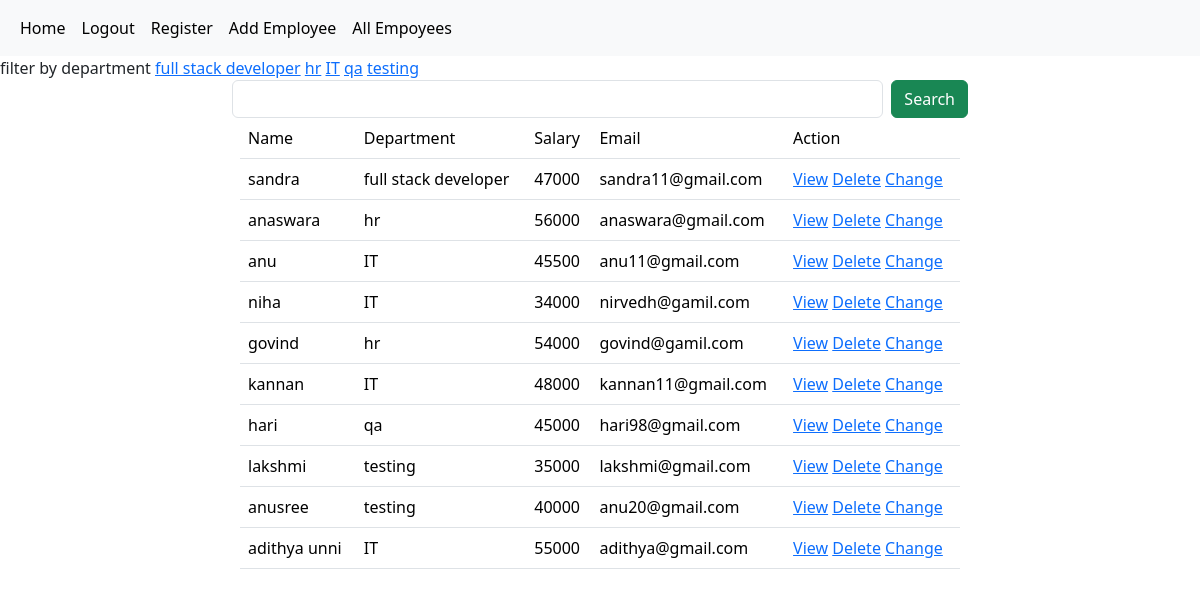
/employees/all (signed in), run on the app's committed database.
### crm/models.py (models this page shows, shortened)
class Employees(models.Model):
    name=models.CharField(max_length=200)
    department=models.CharField(max_length=200)
    salary=models.PositiveIntegerField()
    email=models.EmailField(unique=True)
    dob=models.DateField(null=True,blank=True)
    age=models.PositiveIntegerField()
    contact=models.CharField(max_length=12,null=True)
    profile_pic=models.ImageField(upload_to="images",null=True,blank=True)

### crm/views.py (the view, shortened to what this page needs)
# urls.py: path('employees/all',views.EmployeeListView.as_view(),name="emp-all"),
@method_decorator(signin_required,name="dispatch")
class EmployeeListView(View):
    def get(self,request,*args,**kwargs):
         qs=Employees.objects.all()
         departments=Employees.objects.all().values_list("department",flat=True).distinct()
         print(departments)
         if "department" in request.GET:
            dept=request.GET.get("department")
            qs=qs.filter(department__iexact=dept)
         return render(request,"emp_all.html",{"data":qs,"departments":departments})

### crm/views.py (called while the page is built)
def signin_required(fn):
   def wrapper(request,*args,**kwargs):
      if not request.user.is_authenticated:
         messages.error(request,"invalid session")
         return redirect("signin")
      else:
         return fn(request,*args,**kwargs)
   return wrapper

### crm/templates/emp_all.html (shortened to what this page needs)
{%extends 'base.html'%}
{%block body_block%}
<div>
    filter by department
    {%for dep in departments%}
    <a href="{%url 'emp-all'%}?department={{dep}}">{{dep}}</a>
    {%endfor%}
</div>
</div><div class="container">
    <div class="row">
        <div class="col-2"></div>
        <div class="col-8">
            <form action="" method="post">
                <div class="d-flex">
                    <input type="text" name="box" class="form-control me-2">
                    <button type="submit" class="btn btn-success">Search</button>
                </div>
            </form>
        </div>
        <div class="col-2"></div>
    </div>
<div class="container">
    <div class="row">
        <div class="col-2"></div>
        <div class="col-8">
            <table class="table table-hover">
                <tr>
                    <td>Name</td>
                    <td>Department</td>
                    <td>Salary</td>
                    <td>Email</td>
                    <td>Action</td>
                </tr>
                {%for emp in data%}
                <tr>
                    <td>{{emp.name}}</td>
                    <td>{{emp.department}}</td>
                    <td>{{emp.salary}}</td>
                    <td>{{emp.email}}</td>
                    <td>
                        <a href="{%url 'emp-detail' emp.id%}">View</a>
                        <a href="{%url 'emp-delete' emp.id%}">Delete</a>
                        <a href="{%url 'emp-change' emp.id%}">Change</a>
                    </td>
                </tr>
                {%endfor%}
            </table>
        </div>
        <div class="col-2"></div>
    </div>
</div>
{%endblock%}

### crm/templates/base.html (shortened to what this page needs)
<!DOCTYPE html>
<html lang="en">
<head>
    <link href="https://cdn.jsdelivr.net/npm/bootstrap@5.3.2/dist/css/bootstrap.min.css" rel="stylesheet">
</head>
<body>
<nav class="navbar navbar-expand-lg bg-body-tertiary" style="background-color: #e3f2fd;">
        <div class="container-fluid">
          <div class="collapse navbar-collapse" id="navbarSupportedContent">
            <ul class="navbar-nav me-auto mb-2 mb-lg-0">
              <li class="nav-item">
                <a class="nav-link active" aria-current="page" href="#">Home</a>
              </li>
              <li class="nav-item">
                <a class="nav-link active" aria-current="page" href="{%url 'signout'%}">Logout</a>
              </li>
              <li class="nav-item">
                <a class="nav-link active" aria-current="page" href="{%url 'register'%}">Register</a>
              </li>
              <li class="nav-item">
                <a class="nav-link active" aria-current="page" href="{%url 'emp-add'%}">Add Employee</a>
              </li>
              <li class="nav-item">
                <a class="nav-link active" aria-current="page" href="{%url 'emp-all'%}">All Empoyees</a>
              </li>
            </ul>
          </div>
        </div>
      </nav>
      {%block body_block%}
      {%endblock%}
</body>
</html>

### data on the page
Employees: name "sandra", department "full stack developer", salary "47000", email "sandra11@gmail.com"
Employees: name "anaswara", department "hr", salary "56000", email "anaswara@gmail.com"
Employees: name "anu", department "IT", salary "45500", email "anu11@gmail.com"
Employees: name "niha", department "IT", salary "34000", email "nirvedh@gamil.com"
Employees: name "govind", department "hr", salary "54000", email "govind@gamil.com"
Employees: name "kannan", department "IT", salary "48000", email "kannan11@gmail.com"
Employees: name "hari", department "qa", salary "45000", email "hari98@gmail.com"
Employees: name "lakshmi", department "testing", salary "35000", email "lakshmi@gmail.com"
Employees: name "anusree", department "testing", salary "40000", email "anu20@gmail.com"
Employees: name "adithya unni", department "IT", salary "55000", email "adithya@gmail.com"

### other printed values
{{ dep }} "full stack developer" "hr" "IT" "qa" "testing"
